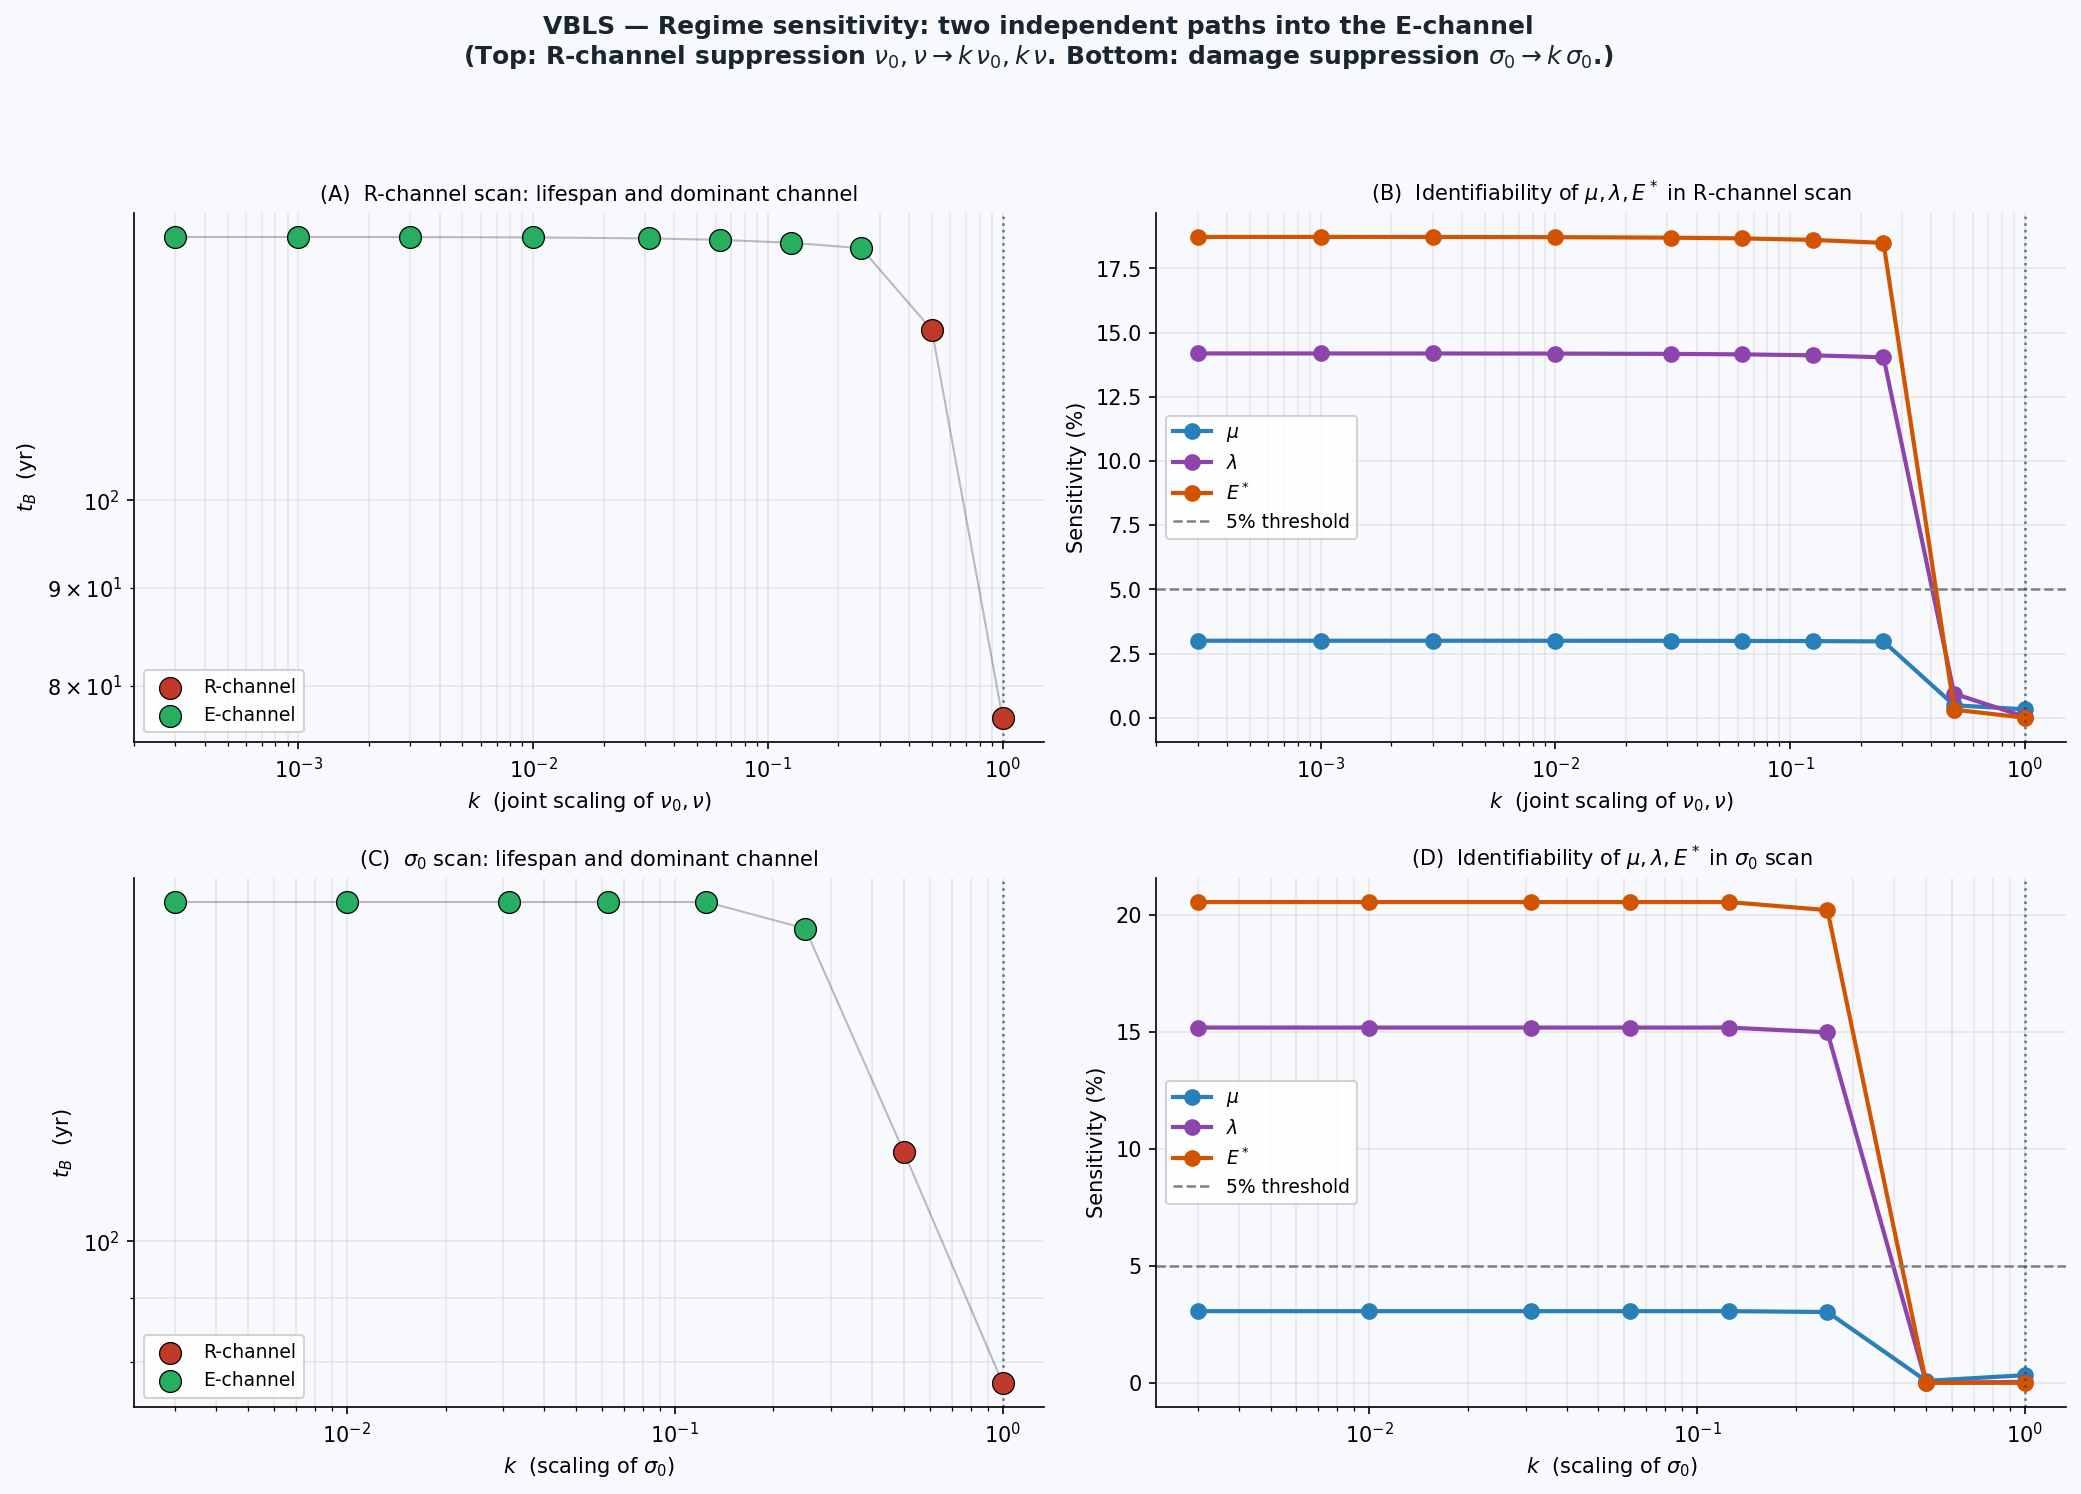

The script that saved this image:
"""
=================================================================
  VBLS — Viability Boundaries of Living Systems
  Author:     Vasiliy Avdeev (independent researcher)
  Monograph:  VBLS_THEORY
=================================================================

  Copyright (c) 2026 Vasiliy Avdeev. Licensed under CC BY-NC-ND 4.0 -- see
  LICENSE in the repository root, or https://creativecommons.org/licenses/by-nc-nd/4.0/
  SPDX-License-Identifier: CC-BY-NC-ND-4.0
=================================================================
VBLS — Regime sensitivity to nu_0 (extension of mde_human_sensitivity.py).

Goal: numerical demonstration that the zero sensitivity of t_B to (mu, lam, E*)
documented in Table 8.3.1 is a REGIME property of normal aging
(R-channel domination), not an architectural defect.

For decreasing nu_0:
  (i)  the death channel switches from R-channel to E-channel,
  (ii) sensitivity to (mu, lam, E*) becomes non-zero.

This is the falsifiable prediction requested by Reviewer 5
(Devil's advocate).

Outputs:
  - Console table with (nu_0, t_B, dominant channel, sens_mu, sens_lam, sens_E*).
  - Figure mde_regime_sensitivity.png with two panels:
      (A) t_B vs nu_0 with channel color-coding,
      (B) sensitivities to mu/lam/E* vs nu_0.
"""

import numpy as np
import matplotlib.pyplot as plt
from scipy.integrate import solve_ivp
import time

plt.rcParams['font.family'] = 'DejaVu Sans'
plt.rcParams['axes.spines.top'] = False
plt.rcParams['axes.spines.right'] = False


# ============================================================================
# 1. BASELINE (Homo sapiens calibration) — identical to mde_human_sensitivity.py
# ============================================================================

BASE = dict(
    mu=1.50,
    lam=0.30,
    sigma_0=0.0162,
    alpha=0.030,
    nu_0=0.006,
    nu=0.060,
    rho=0.002,
    R_star=0.15,
    E_star=0.04,
)
IC = dict(E0=0.10, Sigma0=0.01, eta0=0.96, R0=0.99)

# Increased horizon because at low nu_0 lifespans can exceed 500 yr
T_MAX = 2000.0


def Phi_in(t):
    growth = 1.0 - np.exp(-t / 10.0)
    decline = np.exp(-max(0.0, t - 60.0) / 30.0)
    return growth * decline


def Phi_cap(t):
    return 0.003


# ============================================================================
# 2. SIMULATION KERNEL with per-channel event tracking
# ============================================================================

def run_sim(params=None, ic=None, return_channel=False):
    """
    Integrate system (S). Two terminal events:
      - event_R: R(t) - R_star = 0
      - event_E: E(t) - E_star = 0
    The earlier event determines t_B and the dominant death channel.

    Returns:
        t_B (float)
        if return_channel: also (channel in {'R','E','NONE'}, E_end, R_end)
    """
    p = {**BASE, **(params or {})}
    c = {**IC, **(ic or {})}

    E_range = max(c['E0'] - p['E_star'], 1e-9)

    def system(t, y):
        E, Sig, eta, R = y
        E = max(E, 0.0)
        Sig = np.clip(Sig, 0.0, 1.0)
        eta = np.clip(eta, 0.0, 1.0)
        R = np.clip(R, 0.0, 1.0)
        F = p['mu'] * E**2 + p['lam'] * E
        g_E = max(0.0, min(1.0, (E - p['E_star']) / E_range))
        dE = eta * Phi_in(t) - F
        dSig = max(0.0, p['sigma_0'] * F - R * Phi_cap(t))
        deta = -p['alpha'] * Sig * eta
        dR = (-p['nu_0'] * R - p['nu'] * Sig * R
              + p['rho'] * g_E * (1.0 - Sig) * (1.0 - R))
        return [dE, dSig, deta, dR]

    def event_R(t, y):
        return y[3] - p['R_star']
    event_R.terminal = True
    event_R.direction = -1

    def event_E(t, y):
        return y[0] - p['E_star']
    event_E.terminal = True
    event_E.direction = -1

    sol = solve_ivp(
        system, [0, T_MAX], [c['E0'], c['Sigma0'], c['eta0'], c['R0']],
        method='RK45', events=(event_R, event_E),
        rtol=1e-7, atol=1e-9, max_step=0.5,
    )

    tR = sol.t_events[0][0] if sol.t_events[0].size > 0 else np.inf
    tE = sol.t_events[1][0] if sol.t_events[1].size > 0 else np.inf

    if tR == np.inf and tE == np.inf:
        if return_channel:
            return float(T_MAX), 'NONE', float(sol.y[0][-1]), float(sol.y[3][-1])
        return float(T_MAX)

    if tR < tE:
        t_B, ch = tR, 'R'
    else:
        t_B, ch = tE, 'E'

    if return_channel:
        return float(t_B), ch, float(sol.y[0][-1]), float(sol.y[3][-1])
    return float(t_B)


# ============================================================================
# 3. nu_0 SCAN with channel attribution
#    (R-channel parameters scaled together: nu_0 and nu by the same factor,
#     because biologically R-channel suppression in long-lived species affects
#     both spontaneous and damage-driven decay of the repair reserve.)
# ============================================================================

print("=" * 78)
print("  VBLS — REGIME SENSITIVITY:  scan over R-channel (nu_0, nu)")
print("=" * 78)
print(f"  Baseline (Homo sapiens): nu_0 = {BASE['nu_0']:.4f}, nu = {BASE['nu']:.4f} yr^-1")
print(f"  T_MAX integration horizon: {T_MAX:.0f} yr")
print(f"  Scan mode: both nu_0 and nu scaled together by factor k\n")

# Multiplicative factors applied to both nu_0 and nu simultaneously.
scale_factors = np.array([
    1.0,        # baseline (human)
    0.5,
    0.25,
    0.125,
    0.0625,
    0.03125,
    0.01,
    0.003,
    0.001,
    0.0003,
])
nu0_grid = BASE['nu_0'] * scale_factors
nu_grid  = BASE['nu']  * scale_factors

print(f"  {'factor k':>8}  {'nu_0':>10}  {'nu':>10}  {'t_B (yr)':>9}  "
      f"{'channel':>7}  {'E_end':>7}  {'R_end':>7}")
print("  " + "-" * 74)

scan_results = []
t0 = time.time()
for k, nu0, nu_v in zip(scale_factors, nu0_grid, nu_grid):
    tB, ch, Eend, Rend = run_sim(
        params={'nu_0': nu0, 'nu': nu_v}, return_channel=True)
    scan_results.append({'k': k, 'nu_0': nu0, 'nu': nu_v, 't_B': tB,
                          'channel': ch, 'E_end': Eend, 'R_end': Rend})
    print(f"  {k:>8.4f}  {nu0:>10.2e}  {nu_v:>10.2e}  {tB:>9.1f}  "
          f"{ch:>7s}  {Eend:>7.4f}  {Rend:>7.4f}")
print(f"\n  Scan completed in {time.time()-t0:.1f} s")


# ============================================================================
# 4. SENSITIVITY OF t_B TO (mu, lam, E*) AT EACH nu_0
# ============================================================================

PARAMS_E = ['mu', 'lam', 'E_star']
PARAM_LABELS_E = {
    'mu': r'$\mu$',
    'lam': r'$\lambda$',
    'E_star': r'$E^*$',
}

print(f"\n{'=' * 78}")
print("  Tornado for (mu, lam, E*) at each nu_0  (perturbation +/-50%)")
print(f"{'=' * 78}")
print(f"  {'k':>6}  {'nu_0':>10}  {'t_B':>7}  {'ch':>3}  "
      f"{'sens_mu':>8}  {'sens_lam':>8}  {'sens_E*':>8}")
print("  " + "-" * 64)

sensitivity_grid = {p: [] for p in PARAMS_E}
tB_baseline = []
channels = []

t0 = time.time()
for k, nu0, nu_v in zip(scale_factors, nu0_grid, nu_grid):
    base_tB, base_ch, _, _ = run_sim(
        params={'nu_0': nu0, 'nu': nu_v}, return_channel=True)
    tB_baseline.append(base_tB)
    channels.append(base_ch)
    row_print = f"  {k:>6.4f}  {nu0:>10.2e}  {base_tB:>7.1f}  {base_ch:>3s}"
    for p in PARAMS_E:
        bv = BASE[p]
        t_lo = run_sim(params={'nu_0': nu0, 'nu': nu_v, p: bv * 0.5})
        t_hi = run_sim(params={'nu_0': nu0, 'nu': nu_v, p: bv * 1.5})
        sens = abs(t_hi - t_lo) / max(base_tB, 1e-9) * 100.0
        sensitivity_grid[p].append(sens)
        row_print += f"  {sens:>7.1f}%"
    print(row_print)
print(f"\n  Sensitivity grid completed in {time.time()-t0:.1f} s")


# ============================================================================
# 4b. SECOND SCAN: damage production rate (sigma_0)
#     Tests whether low damage production (the Cagan signature of naked mole-rat)
#     also drives the system into the E-channel regime — or whether different
#     "long-lived" species have different mechanistic profiles.
# ============================================================================

print(f"\n{'=' * 78}")
print("  SECOND SCAN: damage production (sigma_0)")
print(f"{'=' * 78}")
print(f"  Baseline (Homo sapiens): sigma_0 = {BASE['sigma_0']:.4f}")
print(f"  Scan mode: sigma_0 scaled by factor k (nu_0, nu kept at baseline)\n")

sigma_factors = np.array([1.0, 0.5, 0.25, 0.125, 0.0625, 0.03125, 0.01, 0.003])

print(f"  {'k':>8}  {'sigma_0':>10}  {'t_B':>7}  {'ch':>3}  "
      f"{'sens_mu':>8}  {'sens_lam':>8}  {'sens_E*':>8}  {'E_end':>7}  {'R_end':>7}")
print("  " + "-" * 84)

sigma_results = []
sens_sigma_grid = {p: [] for p in PARAMS_E}
t0 = time.time()
for k in sigma_factors:
    s0 = BASE['sigma_0'] * k
    base_tB, base_ch, Eend, Rend = run_sim(
        params={'sigma_0': s0}, return_channel=True)
    sigma_results.append({'k': k, 'sigma_0': s0, 't_B': base_tB,
                          'channel': base_ch, 'E_end': Eend, 'R_end': Rend})
    row_print = f"  {k:>8.4f}  {s0:>10.2e}  {base_tB:>7.1f}  {base_ch:>3s}"
    for p in PARAMS_E:
        bv = BASE[p]
        t_lo = run_sim(params={'sigma_0': s0, p: bv * 0.5})
        t_hi = run_sim(params={'sigma_0': s0, p: bv * 1.5})
        sens = abs(t_hi - t_lo) / max(base_tB, 1e-9) * 100.0
        sens_sigma_grid[p].append(sens)
        row_print += f"  {sens:>7.1f}%"
    row_print += f"  {Eend:>7.4f}  {Rend:>7.4f}"
    print(row_print)
print(f"\n  sigma_0 scan completed in {time.time()-t0:.1f} s")


# ============================================================================
# 5. FIGURE
# ============================================================================

BG = '#f7f9fc'
fig, axes = plt.subplots(2, 2, figsize=(14, 10), facecolor=BG)
fig.suptitle(
    'VBLS — Regime sensitivity: two independent paths into the E-channel\n'
    r'(Top: R-channel suppression $\nu_0, \nu \to k\,\nu_0, k\,\nu$. '
    r'Bottom: damage suppression $\sigma_0 \to k\,\sigma_0$.)',
    fontsize=12, fontweight='bold', color='#1a252f', y=0.995
)

colors_map = {'R': '#c0392b', 'E': '#27ae60', 'NONE': '#7f8c8d'}
colors_p = {'mu': '#2980b9', 'lam': '#8e44ad', 'E_star': '#d35400'}

# ----------------------------------------------------------------------
# Row 1: R-channel scan
# ----------------------------------------------------------------------
ax = axes[0, 0]
ax.set_facecolor(BG)
channel_arr = np.array(channels)
tB_arr = np.array(tB_baseline)
for ch_name in ['R', 'E', 'NONE']:
    mask = channel_arr == ch_name
    if mask.any():
        ax.scatter(scale_factors[mask], tB_arr[mask],
                   c=colors_map[ch_name], s=110, edgecolor='black',
                   linewidth=0.6, zorder=3,
                   label=f'{ch_name}-channel' if ch_name != 'NONE'
                         else 'No death within T_MAX')
ax.plot(scale_factors, tB_arr, 'k-', alpha=0.25, lw=1.0, zorder=2)
ax.set_xscale('log')
ax.set_yscale('log')
ax.set_xlabel(r'$k$  (joint scaling of $\nu_0, \nu$)', fontsize=10)
ax.set_ylabel(r'$t_B$  (yr)', fontsize=10)
ax.set_title('(A)  R-channel scan: lifespan and dominant channel', fontsize=10)
ax.grid(True, which='both', alpha=0.25)
ax.legend(fontsize=9, loc='best', framealpha=0.85)
ax.axvline(1.0, color='#2c3e50', ls=':', lw=1.2, alpha=0.7)

ax = axes[0, 1]
ax.set_facecolor(BG)
for p in PARAMS_E:
    ax.plot(scale_factors, sensitivity_grid[p], 'o-',
            color=colors_p[p], lw=2.0, markersize=7,
            label=PARAM_LABELS_E[p])
ax.axhline(5.0, color='gray', ls='--', lw=1.2, label='5% threshold')
ax.axvline(1.0, color='#2c3e50', ls=':', lw=1.2, alpha=0.7)
ax.set_xscale('log')
ax.set_xlabel(r'$k$  (joint scaling of $\nu_0, \nu$)', fontsize=10)
ax.set_ylabel(r'Sensitivity (%)', fontsize=10)
ax.set_title(r'(B)  Identifiability of $\mu, \lambda, E^*$ in R-channel scan',
             fontsize=10)
ax.grid(True, which='both', alpha=0.25)
ax.legend(fontsize=9, loc='best', framealpha=0.85)

# ----------------------------------------------------------------------
# Row 2: sigma_0 scan
# ----------------------------------------------------------------------
sigma_tB = np.array([r['t_B'] for r in sigma_results])
sigma_ch = np.array([r['channel'] for r in sigma_results])

ax = axes[1, 0]
ax.set_facecolor(BG)
for ch_name in ['R', 'E', 'NONE']:
    mask = sigma_ch == ch_name
    if mask.any():
        ax.scatter(sigma_factors[mask], sigma_tB[mask],
                   c=colors_map[ch_name], s=110, edgecolor='black',
                   linewidth=0.6, zorder=3,
                   label=f'{ch_name}-channel' if ch_name != 'NONE'
                         else 'No death within T_MAX')
ax.plot(sigma_factors, sigma_tB, 'k-', alpha=0.25, lw=1.0, zorder=2)
ax.set_xscale('log')
ax.set_yscale('log')
ax.set_xlabel(r'$k$  (scaling of $\sigma_0$)', fontsize=10)
ax.set_ylabel(r'$t_B$  (yr)', fontsize=10)
ax.set_title(r'(C)  $\sigma_0$ scan: lifespan and dominant channel', fontsize=10)
ax.grid(True, which='both', alpha=0.25)
ax.legend(fontsize=9, loc='best', framealpha=0.85)
ax.axvline(1.0, color='#2c3e50', ls=':', lw=1.2, alpha=0.7)

ax = axes[1, 1]
ax.set_facecolor(BG)
for p in PARAMS_E:
    ax.plot(sigma_factors, sens_sigma_grid[p], 'o-',
            color=colors_p[p], lw=2.0, markersize=7,
            label=PARAM_LABELS_E[p])
ax.axhline(5.0, color='gray', ls='--', lw=1.2, label='5% threshold')
ax.axvline(1.0, color='#2c3e50', ls=':', lw=1.2, alpha=0.7)
ax.set_xscale('log')
ax.set_xlabel(r'$k$  (scaling of $\sigma_0$)', fontsize=10)
ax.set_ylabel(r'Sensitivity (%)', fontsize=10)
ax.set_title(r'(D)  Identifiability of $\mu, \lambda, E^*$ in $\sigma_0$ scan',
             fontsize=10)
ax.grid(True, which='both', alpha=0.25)
ax.legend(fontsize=9, loc='best', framealpha=0.85)

plt.tight_layout(rect=[0, 0, 1, 0.96])
out = 'regime_sensitivity.png'
plt.savefig(out, dpi=150, bbox_inches='tight', facecolor=BG)
print(f"\nFigure saved: {out}")


# ============================================================================
# 6. SUMMARY
# ============================================================================

def _find_switch(channel_list):
    for i in range(1, len(channel_list)):
        if channel_list[i - 1] == 'R' and channel_list[i] == 'E':
            return i
    return None


print(f"\n{'=' * 78}")
print("  SUMMARY — two regime-switch pathways")
print(f"{'=' * 78}")

# Pathway 1: R-channel suppression
sw1 = _find_switch(channels)
print("\n  Pathway 1: joint R-channel suppression (nu_0, nu) -> k * (nu_0, nu)")
if sw1 is not None:
    print(f"    Channel switch R -> E between k = {scale_factors[sw1-1]:.4g} "
          f"and k = {scale_factors[sw1]:.4g}")
    print(f"    Lifespan plateau in E-regime: "
          f"~{np.array(tB_baseline)[channel_arr=='E'].mean():.0f} yr")
else:
    print("    No clear R -> E switch in this scan.")
for p in PARAMS_E:
    arr = np.array(sensitivity_grid[p])
    above = np.where(arr > 5.0)[0]
    if above.size > 0:
        print(f"    Sensitivity to {p:7s} > 5% first at k = {scale_factors[above[0]]:.4g}; "
              f"max = {arr.max():.1f}%")
    else:
        print(f"    Sensitivity to {p:7s} stays below 5% across this scan.")

# Pathway 2: damage suppression
sigma_channels = [r['channel'] for r in sigma_results]
sw2 = _find_switch(sigma_channels)
print("\n  Pathway 2: damage suppression sigma_0 -> k * sigma_0")
if sw2 is not None:
    print(f"    Channel switch R -> E between k = {sigma_factors[sw2-1]:.4g} "
          f"and k = {sigma_factors[sw2]:.4g}")
    e_lives = [r['t_B'] for r in sigma_results if r['channel'] == 'E']
    if e_lives:
        print(f"    Lifespan plateau in E-regime: ~{np.mean(e_lives):.0f} yr")
else:
    print("    No clear R -> E switch in this scan.")
for p in PARAMS_E:
    arr = np.array(sens_sigma_grid[p])
    above = np.where(arr > 5.0)[0]
    if above.size > 0:
        print(f"    Sensitivity to {p:7s} > 5% first at k = {sigma_factors[above[0]]:.4g}; "
              f"max = {arr.max():.1f}%")
    else:
        print(f"    Sensitivity to {p:7s} stays below 5% across this scan.")

print("\n  Interpretation:")
print("    The zero sensitivity of (mu, lam, E*) at human baseline (Table 8.3.1)")
print("    is a REGIME property of R-channel domination, not a structural defect.")
print("    Two biologically distinct mechanisms drive the system into the")
print("    E-channel and restore identifiability of E-channel parameters:")
print("      (1) suppression of R-channel decay (Bats, Greenland shark profile)")
print("      (2) suppression of damage production (Naked mole-rat profile, Cagan)")
print(f"{'=' * 78}")
